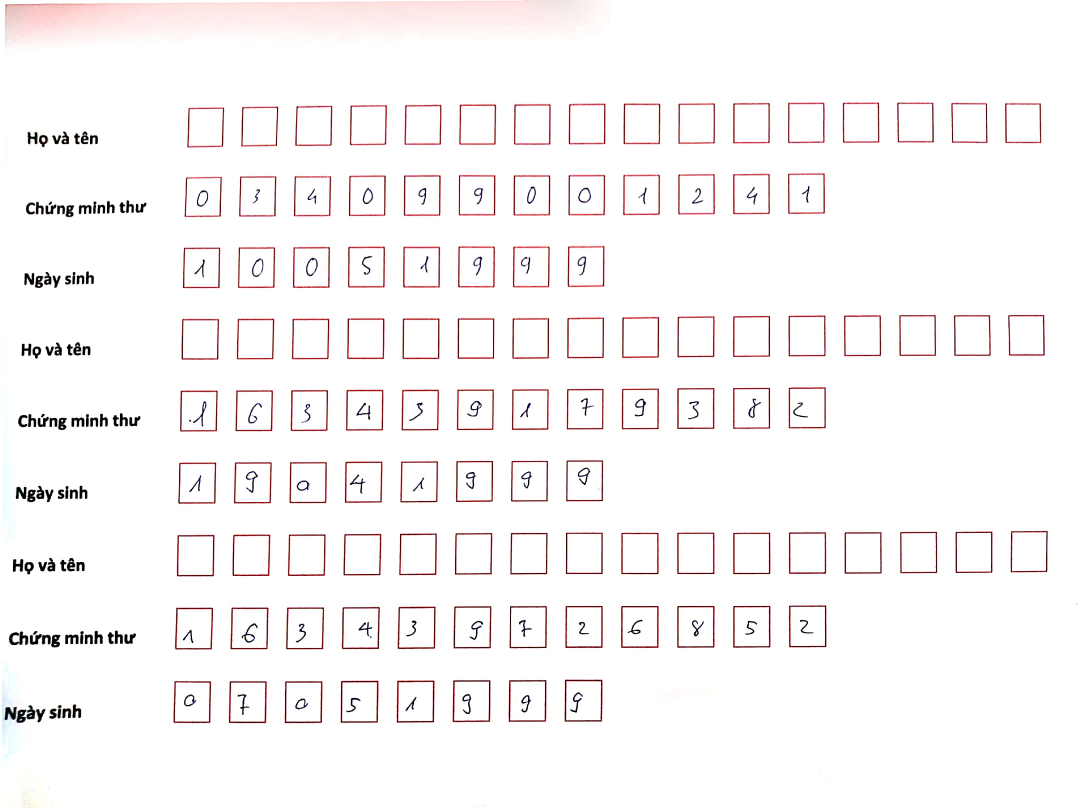
#> input picture mnist_detection/image1.jpg, 3264 x 2424 px (shown at 1/3 size)
$ python -i detection.py   (imports and definitions only)
#> lines starting #> are read from the running program, lines starting #| are printed output that depends on the picture; after the words box and inside, x2 and y2 are one past the last pixel; in counts of white or black regions, pixels touching at a corner belong together
import cv2
import numpy as np
import matplotlib.pyplot as plt
import math
import os

def sortFirst(val):
    return val[0]


def sortSecond(val):
    return val[1]


# [15 lines left out: functions save_for_debug, save_contour_for_debug, not called in this run]
    #print("sum of contours = ",len(contours))


def editting_image(image_path):
#> called with image_path = 'image1.jpg'
    image = cv2.imread(image_path)
#> image is the input picture: shape (2424, 3264, 3); mean B, G, R 246.7, 246.5, 249.7
    #save_for_debug(image_path, image, '00_origin', image.shape)

    im_resized = cv2.resize(image, (2000, 1500),interpolation=cv2.INTER_AREA)
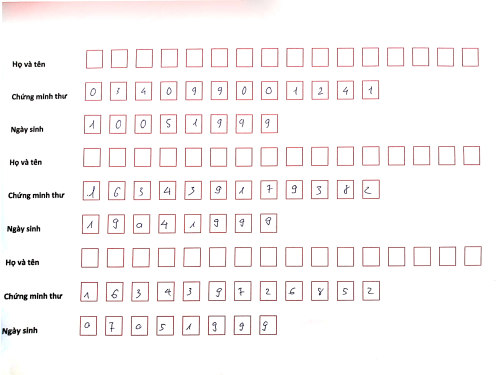
#> im_resized: shape (1500, 2000, 3) (shown at 1/4 size); mean B, G, R 246.7, 246.5, 249.7
    #save_for_debug(image_path, im_resized,'01_resized', im_resized.shape)

    lower_white = np.array([0, 0, 50], dtype=np.uint8)
    upper_white = np.array([117, 135, 255], dtype=np.uint8)

    mask = cv2.inRange(im_resized, lower_white, upper_white)
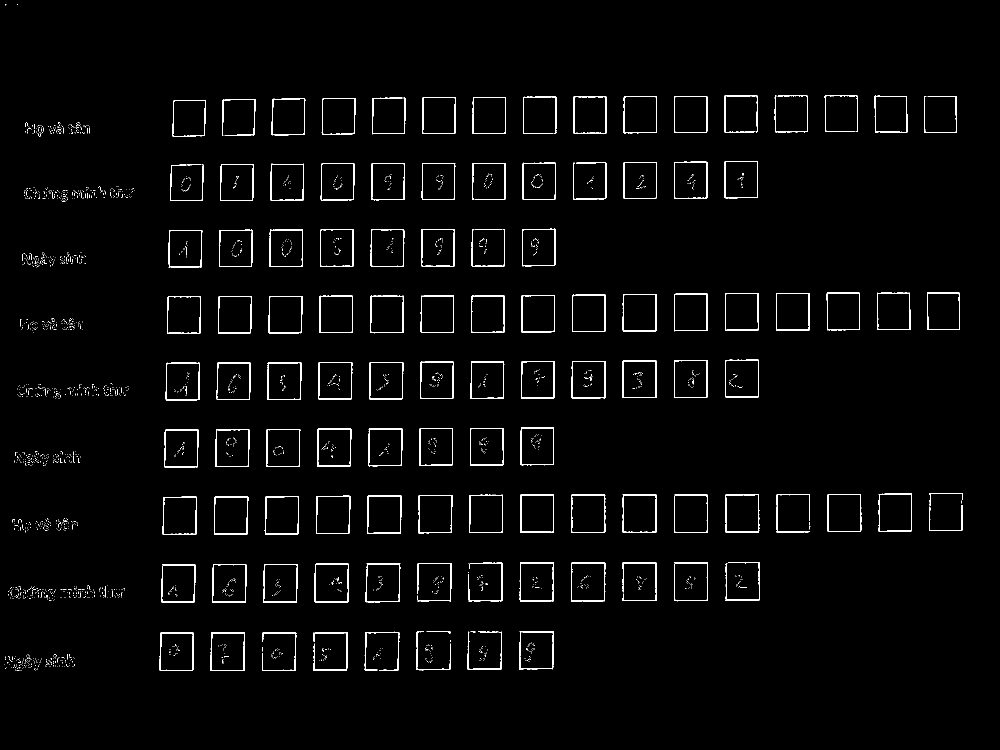
#> mask: shape (1500, 2000) (shown at 1/2 size); 2.2% white in thin lines or dots, all inside (x1, y1, x2, y2) = (9, 8, 1926, 1342)
    #save_for_debug(image_path, mask, "02_mask_red", mask.shape)

    mask = cv2.GaussianBlur(mask, (9, 9), 0)
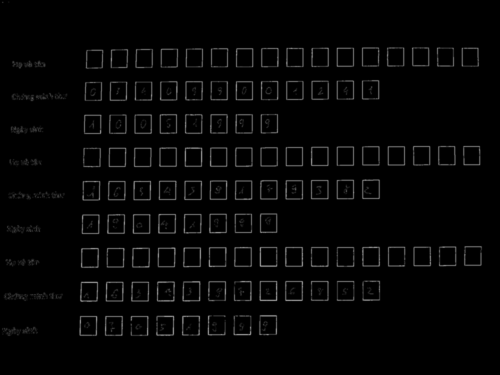
#> mask: shape (1500, 2000) (shown at 1/4 size); min 0, max 181, mean 5.5
    #save_for_debug(image_path, mask, "03_mask_gauss", mask.shape)

    contours = cv2.findContours(
        mask, cv2.RETR_EXTERNAL, cv2.CHAIN_APPROX_SIMPLE)[0]
#> contours = 136 contours; largest, box (x1, y1, x2, y2) and area: (1138, 1121, 1215, 1207) 6402, (1035, 1121, 1112, 1207) 6398, (622, 1260, 700, 1346) 6370, (727, 1122, 805, 1209) 6369, (624, 1123, 702, 1209) 6368
    #save_contour_for_debug(image_path, im_resized, contours,
    #                       "04_contours", im_resized.shape)
    return contours
#img = editting_image("mnist_detection/image4.jpg")


def detect_image(path_image):
    contours = editting_image(path_image)
    #print(len(contours))
    img = cv2.resize(cv2.imread(path_image), (2000, 1500),
                     interpolation=cv2.INTER_AREA)
    im_gray = cv2.cvtColor(img, cv2.COLOR_BGR2GRAY)
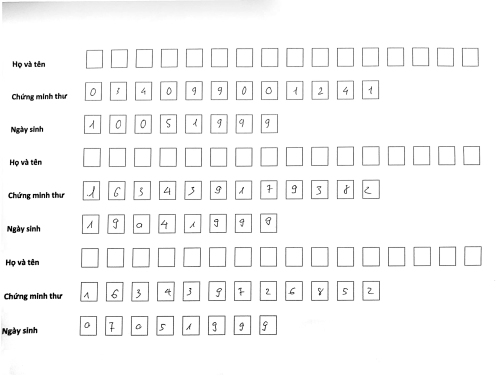
#> im_gray: shape (1500, 2000) (shown at 1/4 size); min 0, max 255, mean 247.5
    #save_for_debug(path_image, im_gray, "05_gray", im_gray.shape)

    thre = cv2.threshold(im_gray, 127, 255, cv2.THRESH_BINARY_INV)[1]
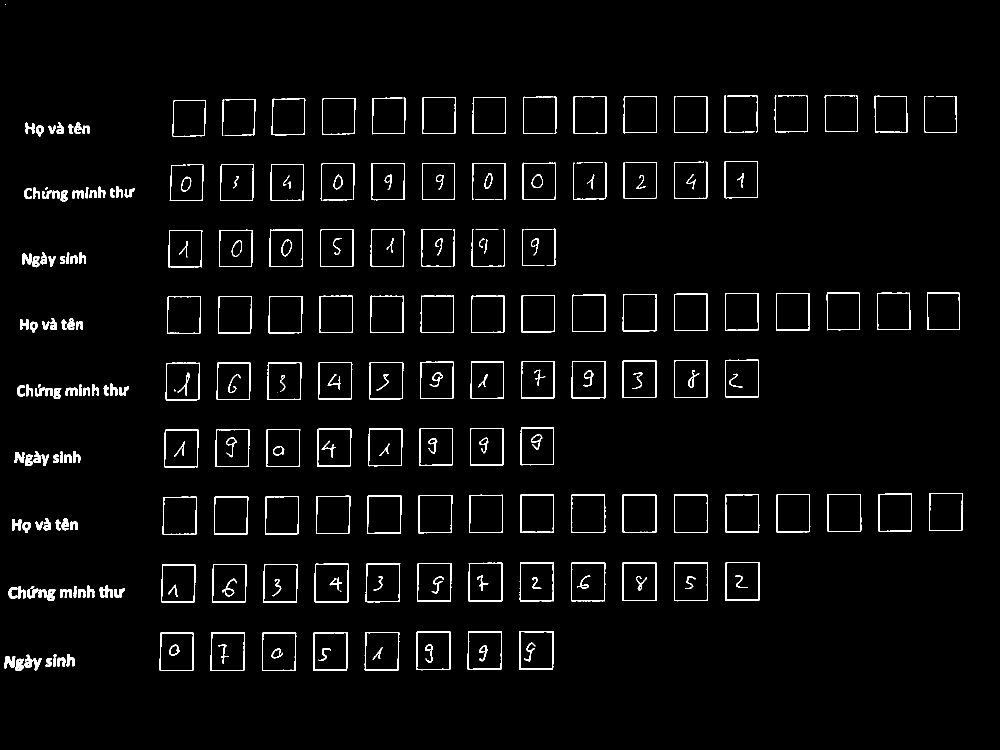
#> thre: shape (1500, 2000) (shown at 1/2 size); 2.7% white in thin lines or dots, all inside (x1, y1, x2, y2) = (9, 9, 1926, 1342)
    #save_for_debug(path_image, thre, "06_thresh_binary_inv", thre.shape)

    listRect = []
    for i in contours:
        (x, y, w, h) = cv2.boundingRect(i)
        if(w > 50 and h > 50 and w < 100 and h < 100):
            listRect.append([x, y, w, h])
#> this loop made 136 passes
#> (x, y, w, h) on passes 1 to 8: (5, 1305, 82, 41), (87, 1304, 66, 34), (539, 1293, 31, 28), (846, 1285, 24, 45), (520, 1261, 77, 85), (417, 1261, 77, 85), (315, 1261, 77, 85), (622, 1260, 78, 86)
#> after the loop, listRect = 108 items, first 6: [520, 1261, 77, 85], [417, 1261, 77, 85], [315, 1261, 77, 85], [622, 1260, 78, 86], [931, 1259, 77, 85], [828, 1259, 77, 86]
    #print(len(listRect))
    listRect.sort(key=sortSecond)
    index = 0
    list_image_detected = np.zeros(shape=(1, 28, 28))

    while index < len(listRect):
        index += 16
        list_iden = listRect[index:index+12]
        list_iden.sort(key=sortFirst)
        for i in range(len(list_iden)):
            (x, y, w, h) = list_iden[i]
            piece_iden = thre[y+8:y+h-8, x+8:x+w-8]
            piece_iden = cv2.resize(
                piece_iden, (28, 28), interpolation=cv2.INTER_AREA)
            piece_iden = cv2.dilate(piece_iden,(3,3))
            piece_iden = np.array(piece_iden).reshape(1, 28, 28)
            list_image_detected = np.append(
                list_image_detected, piece_iden, axis=0)
        index += 12
        list_date = listRect[index:index+8]
        list_date.sort(key=sortFirst)
        for i in range(len(list_date)):
            (x, y, w, h) = list_date[i]
            piece_date = thre[y+8:y+h-8, x+8:x+w-8]
            piece_date = cv2.resize(
                piece_date, (28, 28), interpolation=cv2.INTER_AREA)
            piece_date = cv2.dilate(piece_date,(3,3))
            piece_date = np.array(piece_date).reshape(1, 28, 28)
            list_image_detected = np.append(
                list_image_detected, piece_date, axis=0)
        index += 8
#> this loop made 3 passes
#> index on passes 1 to 3: 36, 72, 108
#> after the loop, index = 108
    list_image_detected = np.delete(list_image_detected, 0, 0)
    return list_image_detected

"""
dir = os.path.join(os.getcwd(), 'mnist_detection')
image = detect_image(os.path.join(dir, 'image2.jpg'))
print(image.shape)
save_dir = os.path.join(os.getcwd(), 'image_cutted')
for i in range(len(image)):
    cv2.imwrite(os.path.join(save_dir, "piece"+str(i)+".jpg"), image[i])
"""

>>> result = detect_image('image1.jpg')

$ run again, on mnist_detection/image2.jpg
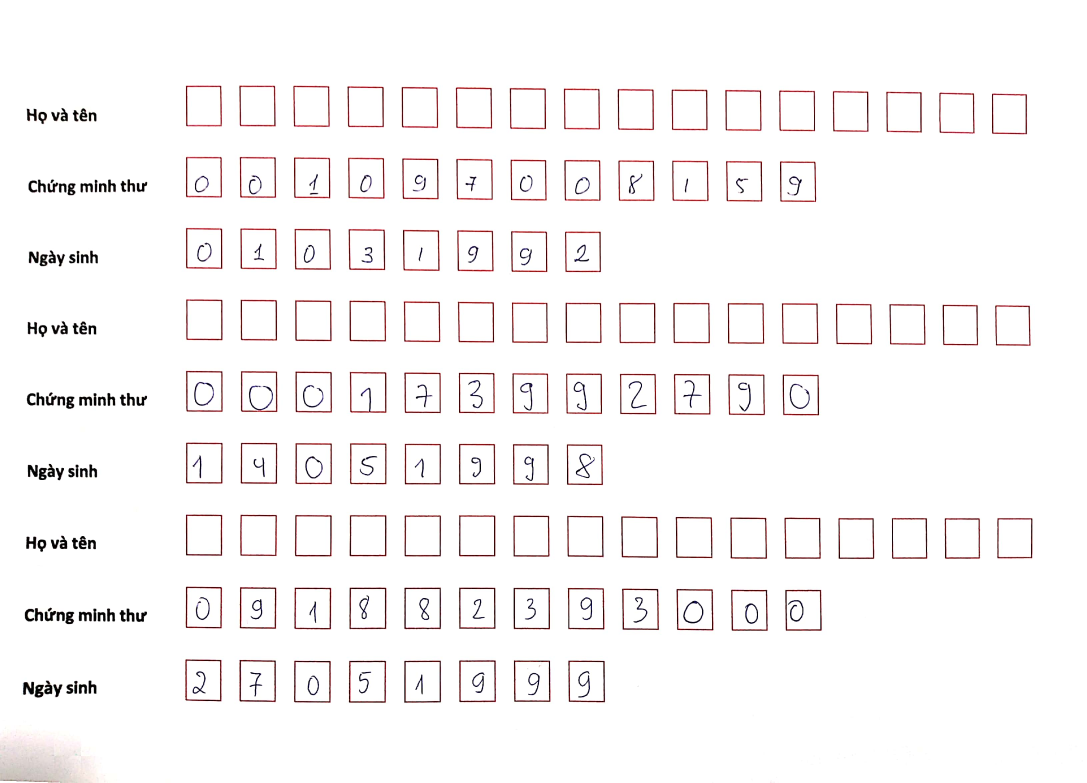
#> input picture mnist_detection/image2.jpg, 3260 x 2348 px (shown at 1/3 size)
#> in editting_image, image is the input picture: shape (2348, 3260, 3); mean B, G, R 247, 246.8, 249.1
#> in editting_image, `contours = cv2.findContours( mask, cv2.RETR_EXTERNAL, cv2.CHAIN_APPROX..`: contours = 130 contours; largest, box (x1, y1, x2, y2) and area: (638, 1262, 714, 1351) 6424, (639, 1122, 715, 1210) 6398, (841, 1262, 917, 1350) 6376, (538, 1123, 613, 1210) 6326, (941, 1123, 1016, 1210) 6312
#> in detect_image, `im_gray = cv2.cvtColor(img, cv2.COLOR_BGR2GRAY)`:
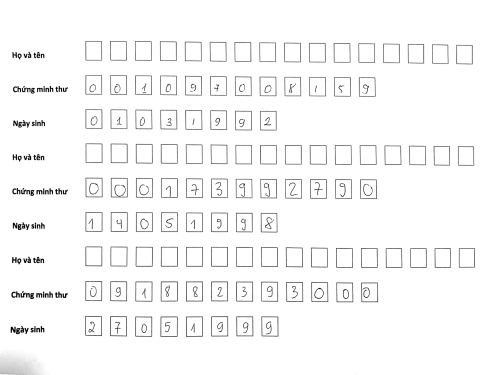
#> im_gray: shape (1500, 2000) (shown at 1/4 size); min 0, max 255, mean 247.5
#> in detect_image, `thre = cv2.threshold(im_gray, 127, 255, cv2.THRESH_BINARY_INV)[1]`:
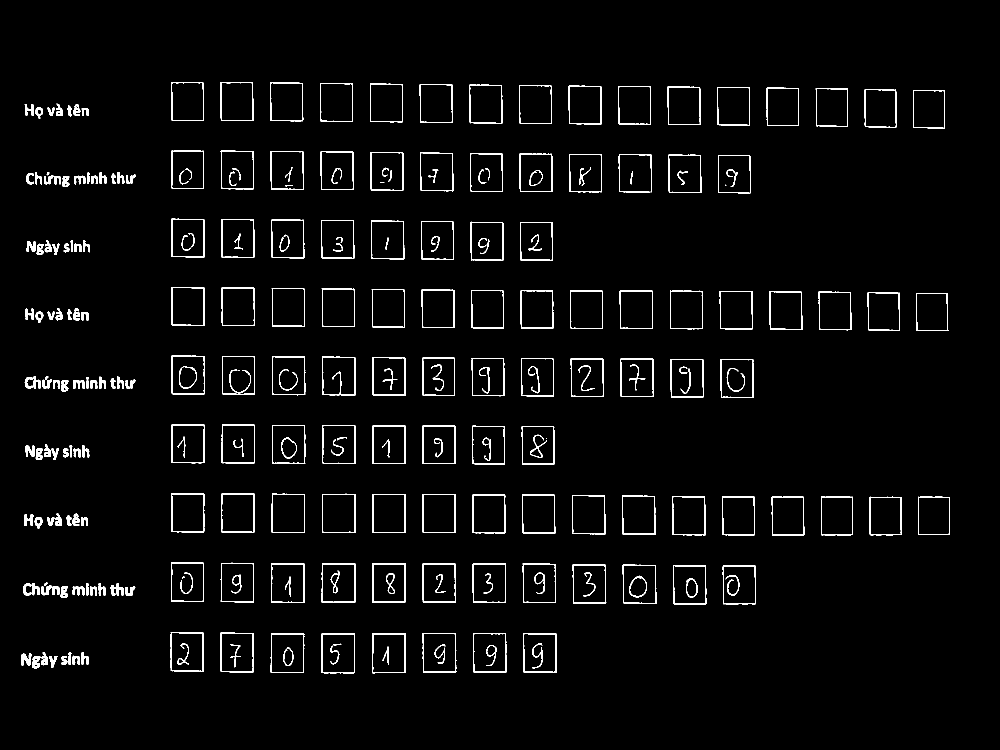
#> thre: shape (1500, 2000) (shown at 1/2 size); 2.9% white in thin lines or dots, all inside (x1, y1, x2, y2) = (43, 164, 1900, 1347)
#> the loop in detect_image, `for i in contours:` made 130 passes
#> (x, y, w, h) on passes 1 to 8: (39, 1300, 142, 41), (762, 1290, 20, 44), (1042, 1262, 75, 88), (942, 1262, 75, 87), (841, 1262, 76, 88), (740, 1262, 75, 89), (638, 1262, 76, 89), (537, 1262, 76, 88)
#> after the loop in detect_image, `for i in contours:`: listRect = 108 items, first 6: [1042, 1262, 75, 88], [942, 1262, 75, 87], [841, 1262, 76, 88], [740, 1262, 75, 89], [638, 1262, 76, 89], [537, 1262, 76, 88]
#> the loop in detect_image, `while index < len(listRect):` made 3 passes
#> index on passes 1 to 3: 36, 72, 108
#> after the loop in detect_image, `while index < len(listRect):`: index = 108

$ run again, on mnist_detection/image3.jpg
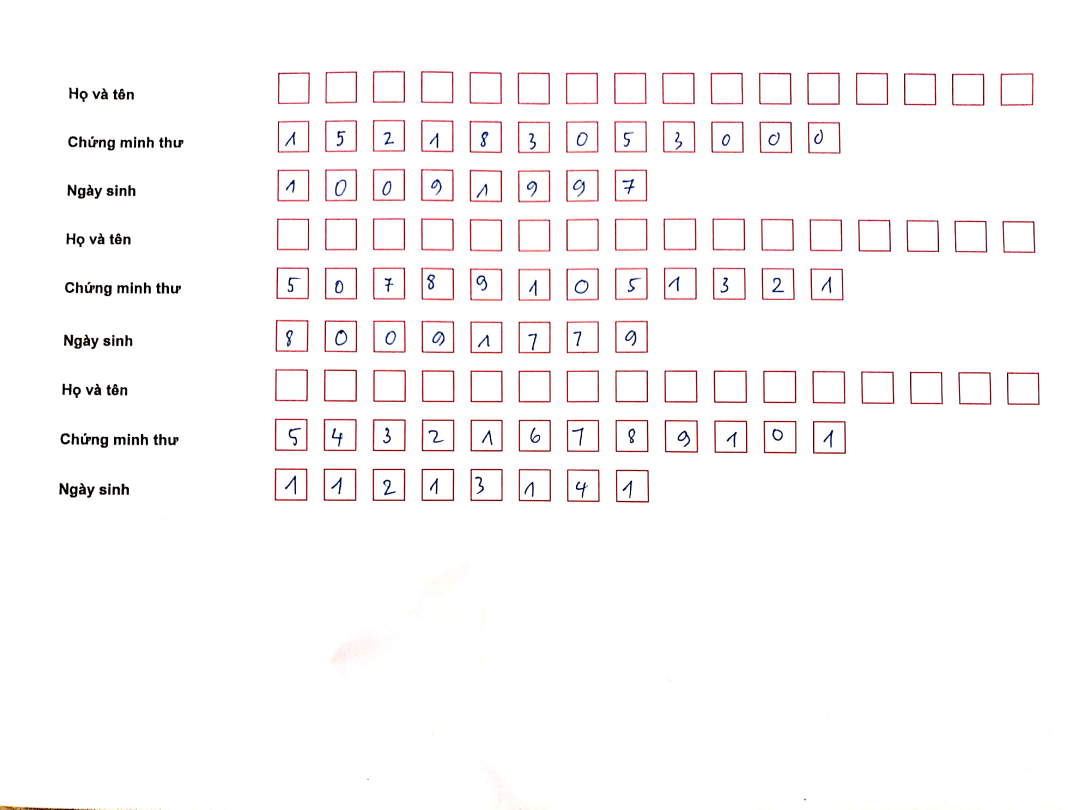
#> input picture mnist_detection/image3.jpg, 3204 x 2428 px (shown at 1/3 size)
#> in editting_image, image is the input picture: shape (2428, 3204, 3); mean B, G, R 249.1, 248.7, 251.4
#> in editting_image, `mask = cv2.GaussianBlur(mask, (9, 9), 0)`:
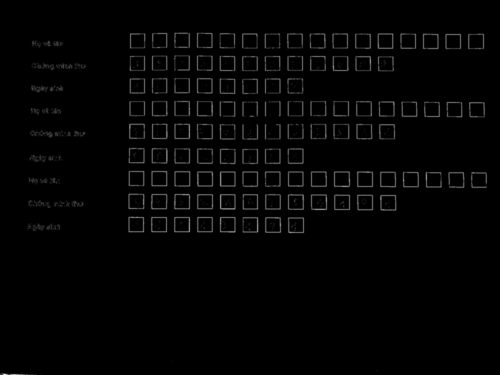
#> mask: shape (1500, 2000) (shown at 1/4 size); min 0, max 255, mean 4.1
#> in editting_image, `contours = cv2.findContours( mask, cv2.RETR_EXTERNAL, cv2.CHAIN_APPROX..`: contours = 147 contours; largest, box (x1, y1, x2, y2) and area: (1241, 775, 1311, 843) 4573, (1149, 867, 1219, 935) 4556, (1333, 683, 1403, 751) 4538, (1518, 777, 1588, 845) 4538, (1425, 683, 1495, 751) 4538
#> in detect_image, `thre = cv2.threshold(im_gray, 127, 255, cv2.THRESH_BINARY_INV)[1]`:
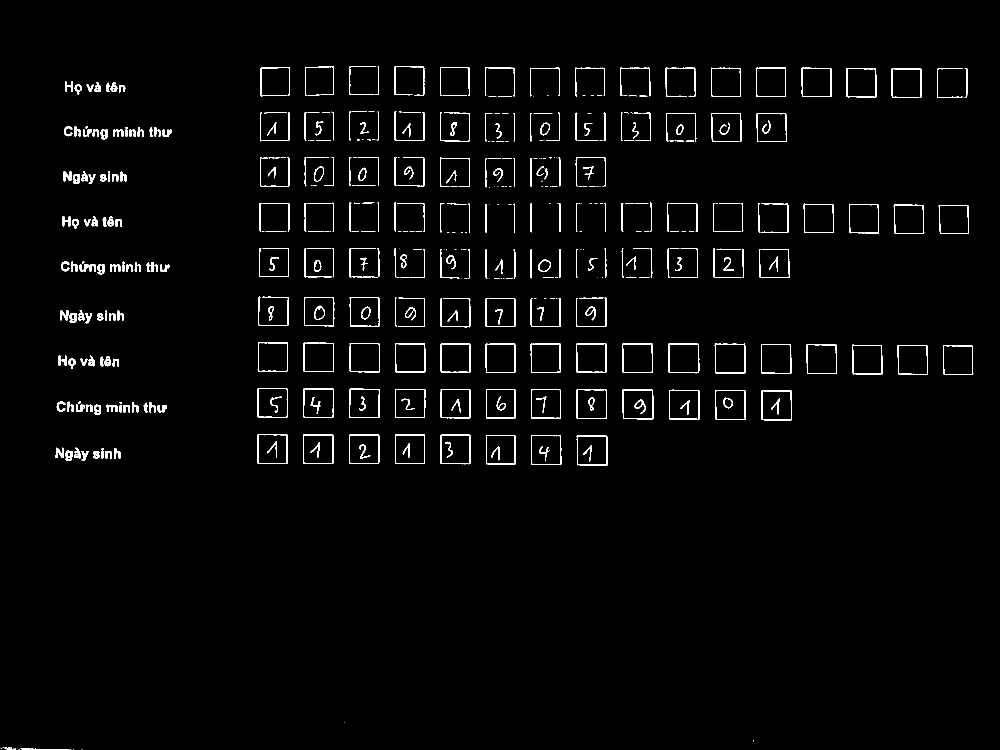
#> thre: shape (1500, 2000) (shown at 1/2 size); 2% white in thin lines or dots, all inside (x1, y1, x2, y2) = (1, 132, 1947, 1500)
#> the loop in detect_image, `for i in contours:` made 147 passes
#> (x, y, w, h) on passes 1 to 8: (159, 1495, 10, 5), (0, 1490, 152, 10), (1503, 1477, 9, 10), (685, 1440, 9, 9), (182, 892, 63, 29), (107, 891, 74, 35), (1149, 867, 70, 68), (1058, 866, 69, 68)
#> after the loop in detect_image, `for i in contours:`: listRect = 108 items, first 6: [1149, 867, 70, 68], [1058, 866, 69, 68], [968, 866, 68, 67], [877, 865, 68, 68], [786, 865, 68, 67], [694, 865, 69, 67]
#> the loop in detect_image, `while index < len(listRect):` made 3 passes
#> index on passes 1 to 3: 36, 72, 108
#> after the loop in detect_image, `while index < len(listRect):`: index = 108
